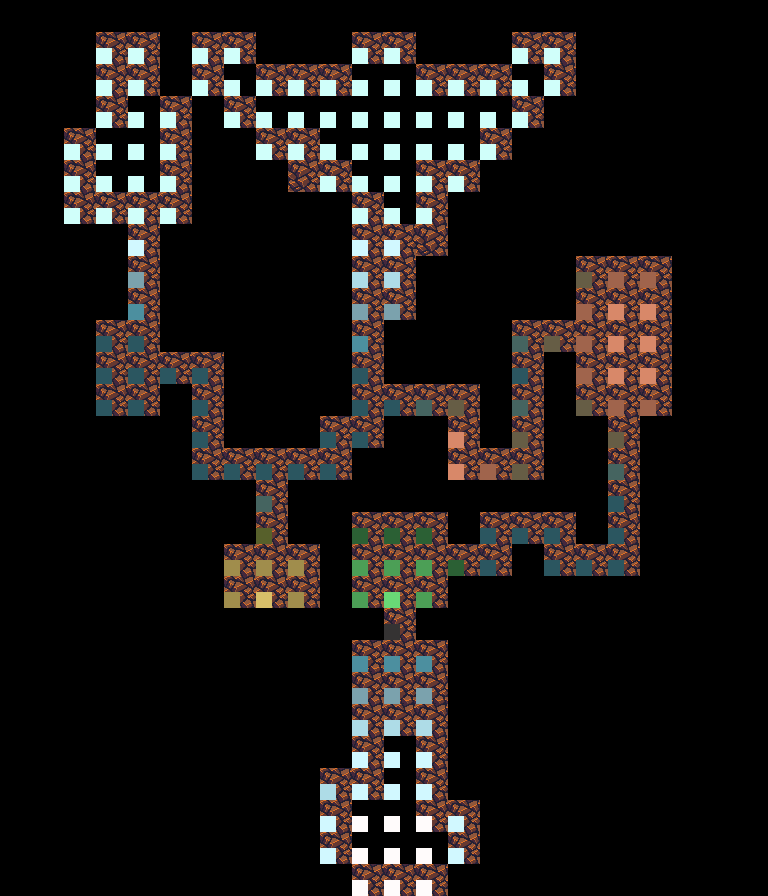

Tiled map render using the project's own tile images. Description and the map definition, with tile-layer contents summarised, below:
An orthogonal 24x28 tile map with 32x32 px tiles, 3 tile layers (ceiling, cliff, lighting), 3 hidden layers not drawn, 3 tilesets and 1 object (Player).

<map version="1.0" tiledversion="1.0.3" orientation="orthogonal" renderorder="right-down" width="24" height="28" tilewidth="32" tileheight="32" nextobjectid="4">
 <tileset firstgid="1" source="../../sprites/cave/cave.tsx" />
 <tileset firstgid="65" source="../../sprites/lights/lights.tsx" />
 <tileset firstgid="385" source="../../sprites/collision/collision.tsx" />
 <layer name="floor" width="24" height="28" visible="0">
  <data>[672 cells, 154 non-empty, 13 distinct tile ids]</data>
 </layer>
 <layer name="walls" width="24" height="28" visible="0">
  <data>[672 cells, 140 non-empty, 6 distinct tile ids]</data>
 </layer>
 <layer name="ceiling" width="24" height="28">
  <data>[672 cells, 108 non-empty, 2 distinct tile ids]</data>
 </layer>
 <objectgroup name="entities">
  <object id="1" name="player" type="Player" x="395.667" y="569.167" width="16" height="18" />
 </objectgroup>
 <layer name="cliff" width="24" height="28">
  <data>[672 cells, 56 non-empty, 1 distinct tile ids]</data>
 </layer>
 <layer name="lighting" width="24" height="28">
  <data>[672 cells, 178 non-empty, 18 distinct tile ids]</data>
 </layer>
 <layer name="collision" width="24" height="28" visible="0">
  <data>[672 cells, 156 non-empty, 1 distinct tile ids]</data>
 </layer>
</map>
